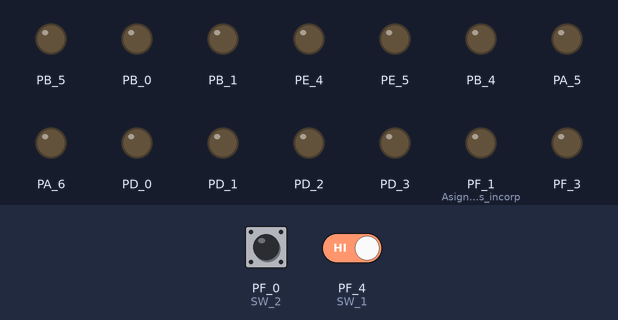
The sketch below on a simulated TI Tiva C LaunchPad. Parts: output pins drawn as LEDs (lit = HIGH). The inputs (shaded band) are chosen by the test bench; at power-on: PF_0 (SW_2) HIGH, PF_4 (SW_1) HIGH.

Above: at 1.2 s.
1.3 s: PF_0 (SW_2) driven LOW and PF_4 (SW_1) driven LOW
At 3.1 s:
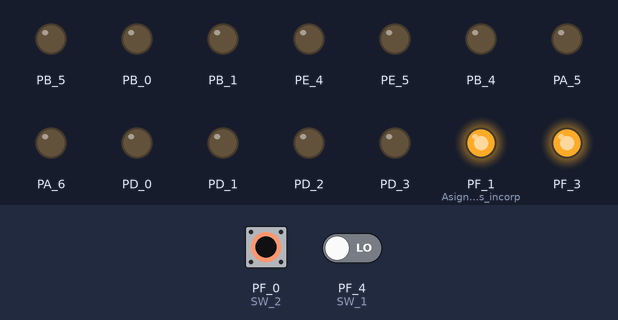
4.3 s: PF_0 (SW_2) driven HIGH
At 4.9 s:
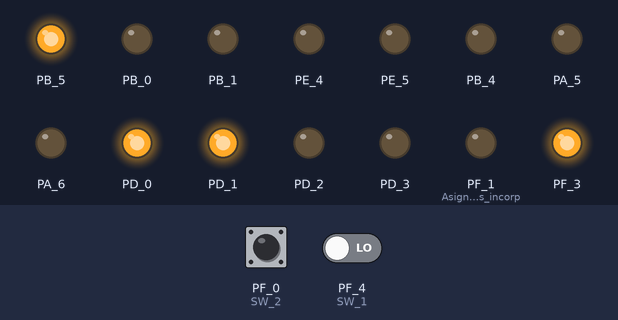
5.8 s: PF_4 (SW_1) driven HIGH
At 6.9 s:
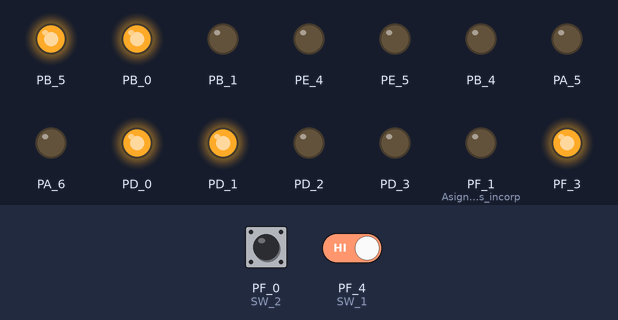
7.3 s: PF_0 (SW_2) pulsed LOW 2 times (0.12 s each, 0.3 s apart)
At 8.0 s:
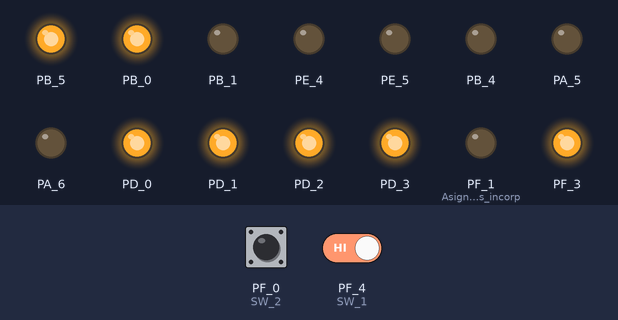
Timing chart, 0 to 10.3 s (numbered marks = the images above; inputs shaded):
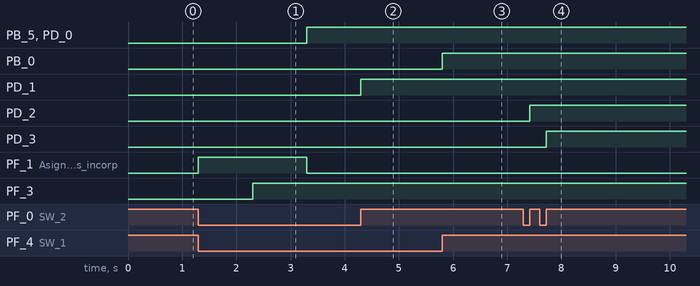

The sketch:

JuegoCarrera.ino
```cpp
/*
    IE3032 - PROCESAMIENTO DE SEÑALES
    DENNY STEVE OZTOY CHEX, 18476
    LAB 4 - JUEGO DE CARRERAS EN LA TIVA C
*/
//*****************************************************************************************************
//                                          LIBRERIAS
//*****************************************************************************************************


//*****************************************************************************************************
//                              VARIABLES, CONSTANTES Y DEFINICIONES
//*****************************************************************************************************

#define SW_1 PF_4 // Botones incorporados en la TIVA C
#define SW_2 PF_0

#define tiempoHumano 100 // Intervalo de tiempo para hacer Debouncing con la funcion millis()

uint8_t play1 = 0, play2 = 0; // Contadores para los jugadores
bool race = false, on = false; // bandera de inicio de carrera y control de botones

unsigned long time1 = 0, time2 = 0; // para controlar las interrupciones con la funcion millis()

//*****************************************************************************************************
//                                            SETUP
//*****************************************************************************************************

void setup() {
  pinMode(SW_1, INPUT_PULLUP); // Botones incorporados asignados como entradas
  pinMode(SW_2, INPUT_PULLUP);

  pinMode(RED_LED, OUTPUT); // Asignando las leds incorporadas como salidas
  pinMode(GREEN_LED, OUTPUT);

  pinMode(BLUE_LED, OUTPUT); // BANDERA DE ERROR: Si esta encendido SOLO, fallo un switch-case.

  // Interrupciones para controlar a los jugadores
  attachInterrupt(digitalPinToInterrupt(SW_1), intplay1, RISING);
  attachInterrupt(digitalPinToInterrupt(SW_2), intplay2, RISING);

  //Todas las Salidas de leds de contadores
  pinMode(PB_5, OUTPUT);
  pinMode(PB_0, OUTPUT);
  pinMode(PB_1, OUTPUT);
  pinMode(PE_4, OUTPUT);
  pinMode(PE_5, OUTPUT);
  pinMode(PB_4, OUTPUT);
  pinMode(PA_5, OUTPUT);
  pinMode(PA_6, OUTPUT);

  pinMode(PD_0, OUTPUT);
  pinMode(PD_1, OUTPUT);
  pinMode(PD_2, OUTPUT);
  pinMode(PD_3, OUTPUT);
  pinMode(PE_1, OUTPUT);
  pinMode(PE_2, OUTPUT);
  pinMode(PE_3, OUTPUT);
  pinMode(PA_7, OUTPUT);

  clearAll(); // Apagar todas las leds
}

//*****************************************************************************************************
//                                            LOOP
//*****************************************************************************************************

void loop() {
  iniciarCarrera(); // Vigila que se pueda iniciar la carrera
  controlCarrera(); // Inicia la carrera y espera su resultado
}

//*****************************************************************************************************
//                                          FUNCIONES
//*****************************************************************************************************

// Control para iniciar la carrera pulsando AMBOS botones
void iniciarCarrera(void) {
  if (!digitalRead(SW_1) && !digitalRead(SW_2) && !race) {
    race = true; // Si los dos botones se presionan simultaneamente, inicia la carrera
    digitalWrite(BLUE_LED, LOW); // Reiniciando el semaforo
    digitalWrite(GREEN_LED, LOW);
    digitalWrite(RED_LED, LOW);
  }
}

// "Convierte" el contador en una salida de semaforo
void play1Control(void) {
  switch (play1) {
    case 1:
      digitalWrite(PB_5, HIGH);
      break;
    case 2:
      digitalWrite(PB_0, HIGH);
      break;
    case 4:
      digitalWrite(PB_1, HIGH);
      break;
    case 8:
      digitalWrite(PE_4, HIGH);
      break;
    case 16:
      digitalWrite(PE_5, HIGH);
      break;
    case 32:
      digitalWrite(PB_4, HIGH);
      break;
    case 64:
      digitalWrite(PA_5, HIGH);
      break;
    case 128:
      digitalWrite(PA_6, HIGH);
      break;
    default:
      digitalWrite(BLUE_LED, HIGH); // Caso de error
      digitalWrite(GREEN_LED, LOW);
      digitalWrite(RED_LED, LOW);
      break;
  }
}

// "Convierte" el contador en una salida de semaforo
void play2Control(void) {
  switch (play2) {
    case 1:
      digitalWrite(PD_0, HIGH);
      break;
    case 2:
      digitalWrite(PD_1, HIGH);
      break;
    case 4:
      digitalWrite(PD_2, HIGH);
      break;
    case 8:
      digitalWrite(PD_3, HIGH);
      break;
    case 16:
      digitalWrite(PE_1, HIGH);
      break;
    case 32:
      digitalWrite(PE_2, HIGH);
      break;
    case 64:
      digitalWrite(PE_3, HIGH);
      break;
    case 128:
      digitalWrite(PA_7, HIGH);
      break;
    default:
      digitalWrite(BLUE_LED, HIGH); // Caso de error
      digitalWrite(GREEN_LED, LOW);
      digitalWrite(RED_LED, LOW);
      break;
  }
}

void ganadorCarrera (void) {
  // Si Azul está encendido junto con Rojo (Fucsia/Morado), gano el jugador 1
  // Si Rojo está encendido junto con Verde (Amarillo), gano el jugador 2
  // Si Azul, Rojo y Verde estan encendidos (~Blanco), es un empate
  if (play1 < play2) {
    digitalWrite(BLUE_LED, HIGH); // Creando color Fucsia
    digitalWrite(RED_LED, HIGH);
    digitalWrite(GREEN_LED, LOW);
  }
  else if (play2 < play1) {
    digitalWrite(BLUE_LED, LOW); // Creando color Amarillo
    digitalWrite(GREEN_LED, HIGH);
    digitalWrite(RED_LED, HIGH);
  }
  else if (play2 == play1) {
    digitalWrite(BLUE_LED, HIGH); // Creando color Blanco
    digitalWrite(GREEN_LED, HIGH);
    digitalWrite(RED_LED, HIGH);
  }
  on = false; // "desactiva" los botones
}

void clearAll (void) { // Apaga todas las leds
  digitalWrite(PB_5, LOW);
  digitalWrite(PB_0, LOW);
  digitalWrite(PB_1, LOW);
  digitalWrite(PE_4, LOW);
  digitalWrite(PE_5, LOW);
  digitalWrite(PB_4, LOW);
  digitalWrite(PA_5, LOW);
  digitalWrite(PA_6, LOW);

  digitalWrite(PD_0, LOW);
  digitalWrite(PD_1, LOW);
  digitalWrite(PD_2, LOW);
  digitalWrite(PD_3, LOW);
  digitalWrite(PE_1, LOW);
  digitalWrite(PE_2, LOW);
  digitalWrite(PE_3, LOW);
  digitalWrite(PA_7, LOW);
}

void controlCarrera(void) {
  if (race) { // El semaforo combina los colores de la led incorporada
    digitalWrite(RED_LED, HIGH); // Led en Rojo
    delay(1000);
    digitalWrite(GREEN_LED, HIGH); // Led en Amarillo
    delay(1000);
    digitalWrite(RED_LED, LOW); // Led en Verde
    play1 = 1;
    play2 = 1;
    on = true;
    while (race) {
      play1Control(); // Enciende las leds segun el contador del jugador 1
      play2Control(); // Enciende las leds segun el contador del jugador 2
    }
    clearAll(); // apaga todas las leds
    ganadorCarrera(); // Muestra, con colores, al ganador de la carrera

    race = false; // Deshabilita las funciones de la carrera
  } // EL COLOR CAMBIA AL FINAL DE LA CARRERA
}

//*****************************************************************************************************
//                                  FUNCIONES DE INTERRUPCIONES
//*****************************************************************************************************

// Interrupcion del boton 1
void intplay1(void) {
  if (on) {
    if (millis() > time1 + tiempoHumano) { // Revisa que haya pasado un intervalo humanamente realista
      play1 <<= 1; // Incrementar el bit del contador del jugador 1
      if (play1 == 0) {
        race = false; // Termina la carrera si un jugador hace overflow
      }
      time1 = millis(); // Guarda el ultimo tiempo en que este bloque fue ejecutado
    }
  }
}

// Interrupcion del boton 2
void intplay2(void) {
  if (on) {
    if (millis() > time2 + tiempoHumano) { // Revisa que haya pasado un intervalo humanamente realista
      play2 <<= 1; // Incrementar el bit del contador del jugador 2
      if (play2 == 0) {
        race = false; // Termina la carrera si un jugador hace overflow
      }
      time2 = millis(); // Guarda el ultimo tiempo en que este bloque fue ejecutado
    }
  }
}
```

Measured:
- after the input at 1.3 s, PB_5, PD_0: LOW → HIGH after 2.0 s; PF_1 (Asignando_las_leds_incorp): LOW → HIGH at once, → LOW 2.0 s later; PF_3: LOW → HIGH after 1.0 s
- after the input at 4.3 s, PD_1: LOW → HIGH at once
- after the input at 5.8 s, PB_0: LOW → HIGH at once
- after the input at 7.3 s, PD_2: LOW → HIGH after 0.12 s; PD_3: LOW → HIGH after 0.42 s
